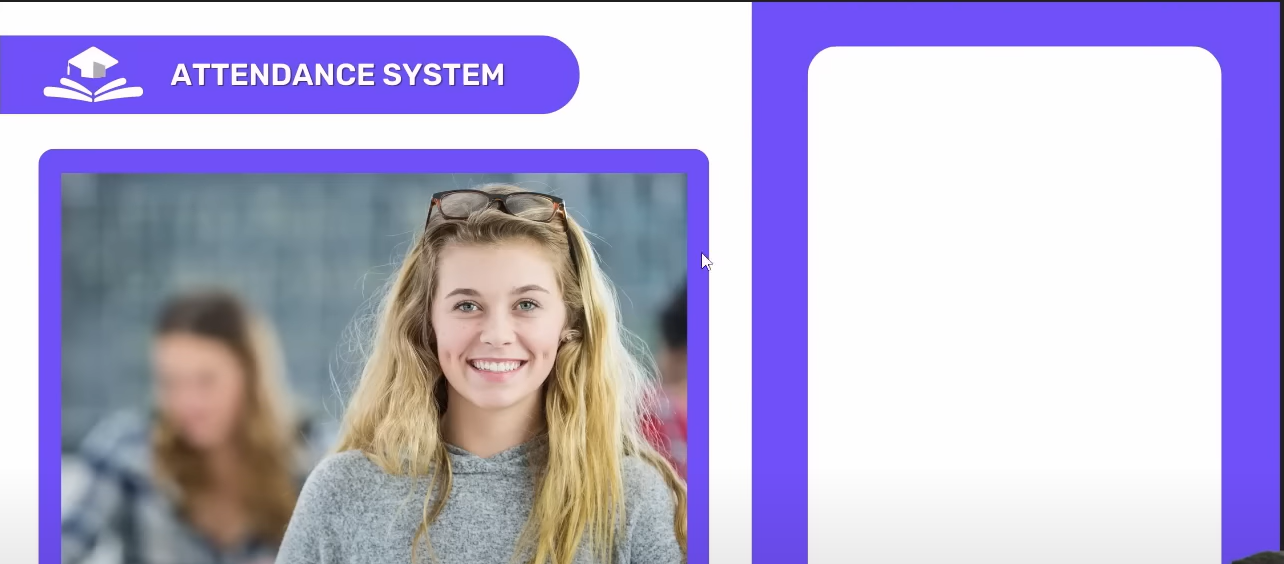
#> input picture backgrond.png, 1284 x 564 px, found by its file name
$ python ml.py
#> lines starting #> are read from the running program, lines starting #| are printed output that depends on the picture; after the words box and inside, x2 and y2 are one past the last pixel; in counts of white or black regions, pixels touching at a corner belong together
import cv2
import pickle
import numpy as np
import os
from sklearn.neighbors import KNeighborsClassifier
import csv
import time
from datetime import datetime
import win32com.client
from win32com.client import Dispatch

video = cv2.VideoCapture(0)
facedetect = cv2.CascadeClassifier(cv2.data.haarcascades + "haarcascade_frontalface_default.xml")

with open('names.pkl', 'rb') as w:
#> (reads names.pkl from the repository)
    LABELS = pickle.load(w)
with open('faces_data.pkl', 'rb') as f:
#> (reads faces_data.pkl from the repository)
    FACES = pickle.load(f)

print('Shape of Faces matrix --> ', FACES.shape)

knn = KNeighborsClassifier(n_neighbors=5)
knn.fit(FACES, LABELS)

# Correct the path to the background image
imgBackground_path = "C:\\Users\\Dell\\OneDrive\\Desktop\\python\\backgrond.png"
imgBackground = cv2.imread(imgBackground_path)
#> imgBackground is the input picture: shape (564, 1284, 3); mean B, G, R 209, 175.7, 183.2

# Check if the background image was loaded successfully
if imgBackground is None:
    print(f"Error: Could not load background image from path: {imgBackground_path}")
    exit()

COL_NAMES = ['NAME', 'TIME']

# Set to keep track of names that have already been recorded
recorded_names = set()

while True:
    ret, frame = video.read()
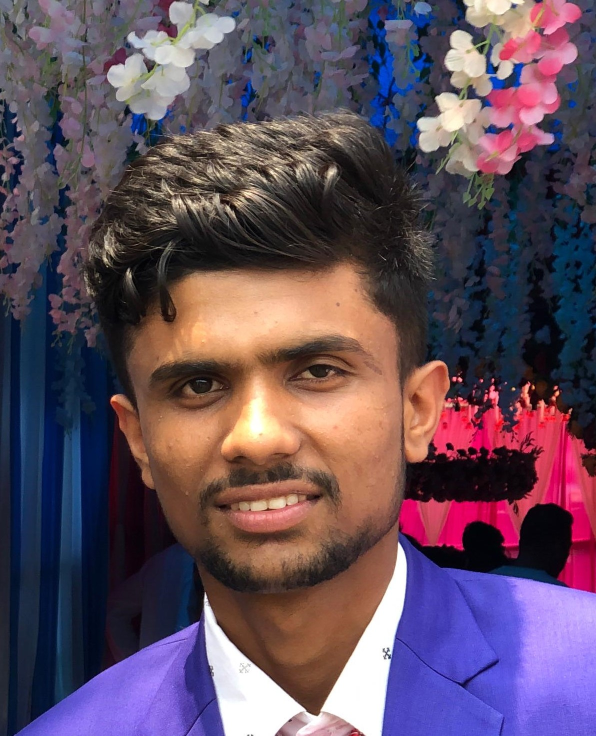
#> input picture imges/123.jpeg, 1192 x 1471 px, given in place of the camera (shown at 1/2 size)
#> frame is the input picture: shape (1471, 1192, 3); mean B, G, R 93.8, 77.5, 97.8
    if not ret:
        print("Error: Could not read frame from video capture.")
        break

    gray = cv2.cvtColor(frame, cv2.COLOR_BGR2GRAY)
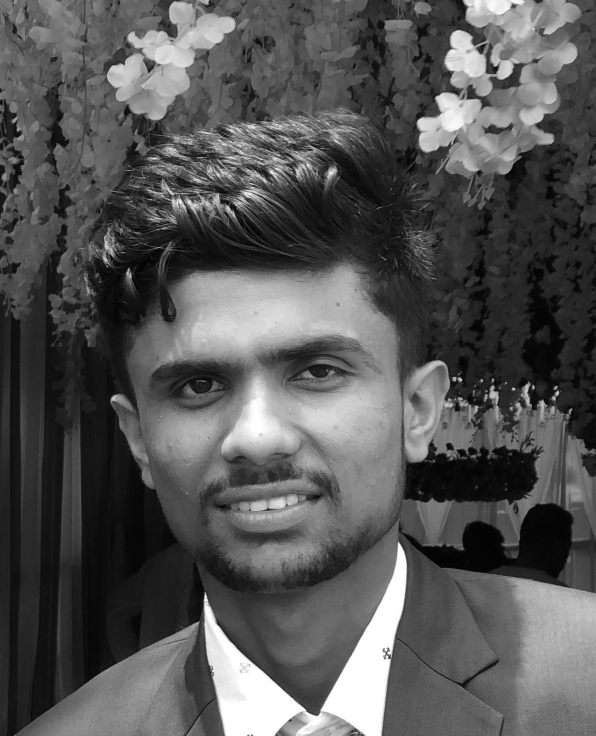
#> gray: shape (1471, 1192) (shown at 1/2 size); min 0, max 255, mean 85.4
    faces = facedetect.detectMultiScale(gray, 1.3, 5)
#> faces = [[195, 520, 634, 634]]
    for (x, y, w, h) in faces:
        crop_img = frame[y:y+h, x:x+w, :]
        resized_img = cv2.resize(crop_img, (50, 50)).flatten().reshape(1, -1)
        output = knn.predict(resized_img)
        name = str(output[0])

        # Draw bounding box around the face
        cv2.rectangle(frame, (x, y), (x+w, y+h), (0, 255, 0), 2)

        # Display name above the bounding box
        cv2.putText(frame, name, (x, y-10), cv2.FONT_HERSHEY_SIMPLEX, 0.9, (0, 255, 0), 2)

        if name not in recorded_names:
            ts = time.time()
            date = datetime.fromtimestamp(ts).strftime("%d-%m-%Y")
            timestamp = datetime.fromtimestamp(ts).strftime("%H:%M-%S")
            exist = os.path.isfile("Attendance/Attendance_" + date + ".csv")

            cv2.rectangle(frame, (x, y), (x+w, y+h), (0, 255, 0), 2)
            cv2.rectangle(frame, (x, y-40), (x+w, y), (0, 255, 0), -1)
            cv2.putText(frame, name, (x, y-15), cv2.FONT_HERSHEY_COMPLEX, 0.6, (0, 0, 0), 1)
            attendance = [name, str(timestamp)]

            # Record the attendance
            if exist:
                with open("Attendance/Attendance_" + date + ".csv", "a", newline='') as csvfile:
                    writer = csv.writer(csvfile)
                    writer.writerow(attendance)
            else:
                with open("Attendance/Attendance_" + date + ".csv", "a", newline='') as csvfile:
                    writer = csv.writer(csvfile)
                    writer.writerow(COL_NAMES)
                    writer.writerow(attendance)

            recorded_names.add(name)
        else:
            # Indicate that attendance is already taken for this person
            cv2.putText(frame, f"{name} - Attendance Already Done", (x, y-60), cv2.FONT_HERSHEY_COMPLEX, 0.6, (0, 0, 255), 1)
#> this loop made 1 pass
#> (x, y, w, h, name, date, exist, attendance) on pass 1: (195, 520, 634, 634, 'shanti', '20-11-2026', False, ['shanti', '11:53-18'])
#> pass 1, `crop_img = frame[y:y+h, x:x+w, :]`:
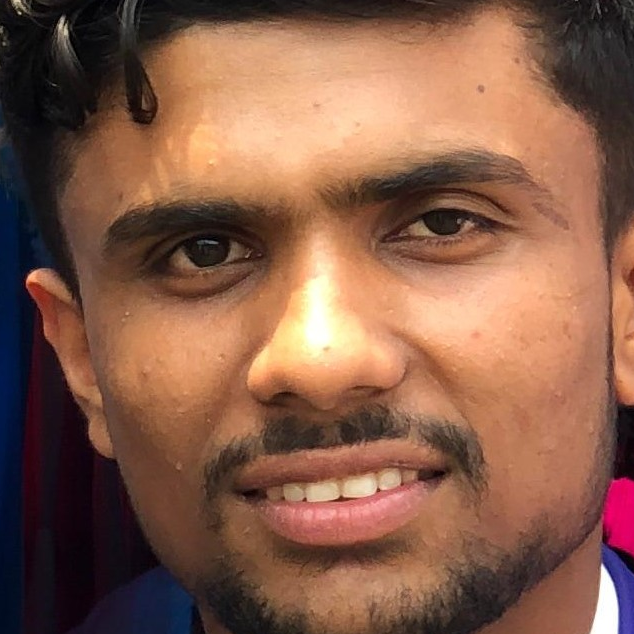
#> crop_img: shape (634, 634, 3); mean B, G, R 73.5, 92.6, 134.3
#> after the loop:
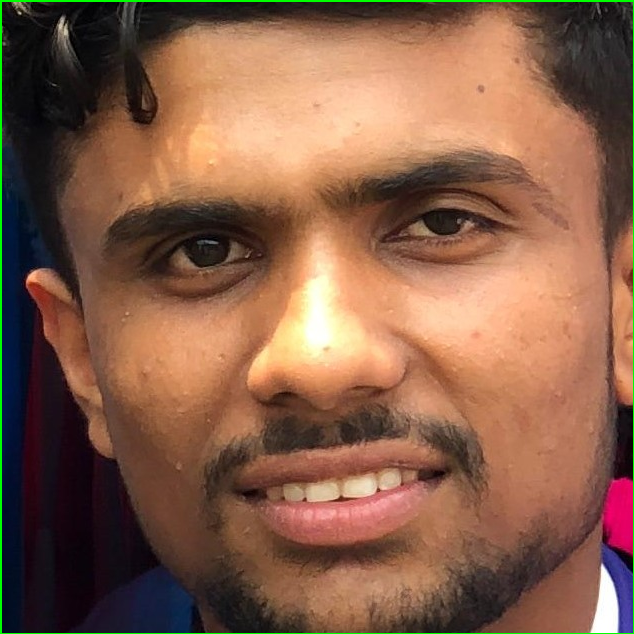
#> crop_img: shape (634, 634, 3); 0.94% of pixels changed, all inside (x1, y1, x2, y2) = (0, 0, 634, 634)
#> after the loop:
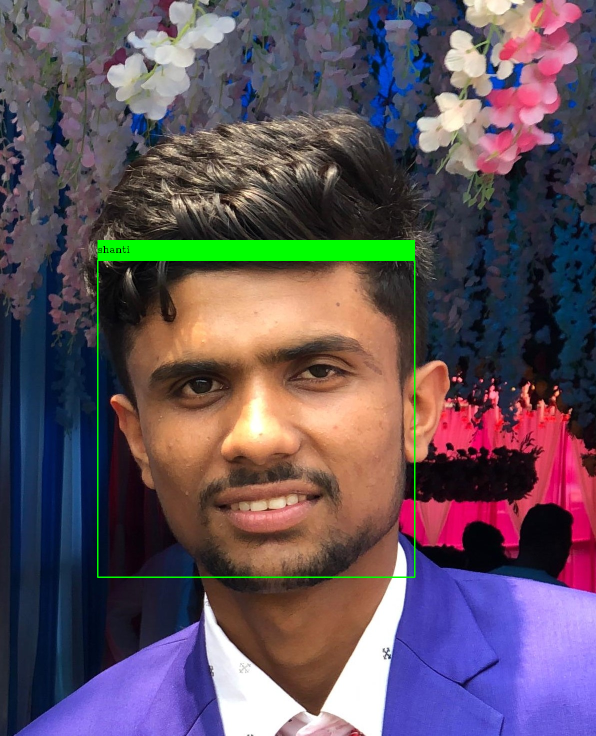
#> frame: shape (1471, 1192, 3) (shown at 1/2 size); 1.85% of pixels changed, all inside (x1, y1, x2, y2) = (194, 480, 831, 1156)
#> after the loop, recorded_names = 1 item

    # Resize frame to fit in the background image
    resized_frame = cv2.resize(frame, (640, 402))
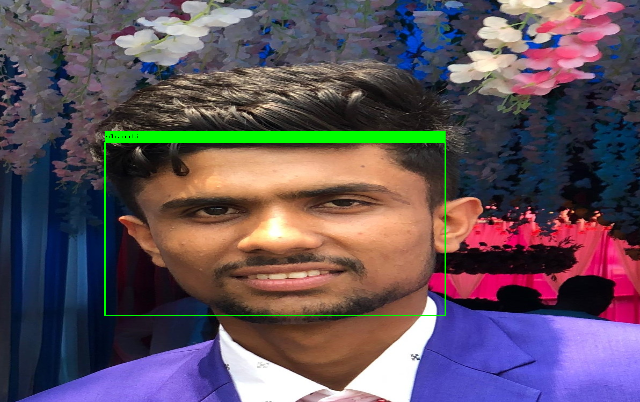
#> resized_frame: shape (402, 640, 3); mean B, G, R 93, 81.6, 96.9
    imgBackground[162:162 + 402, 55:55 + 640] = resized_frame
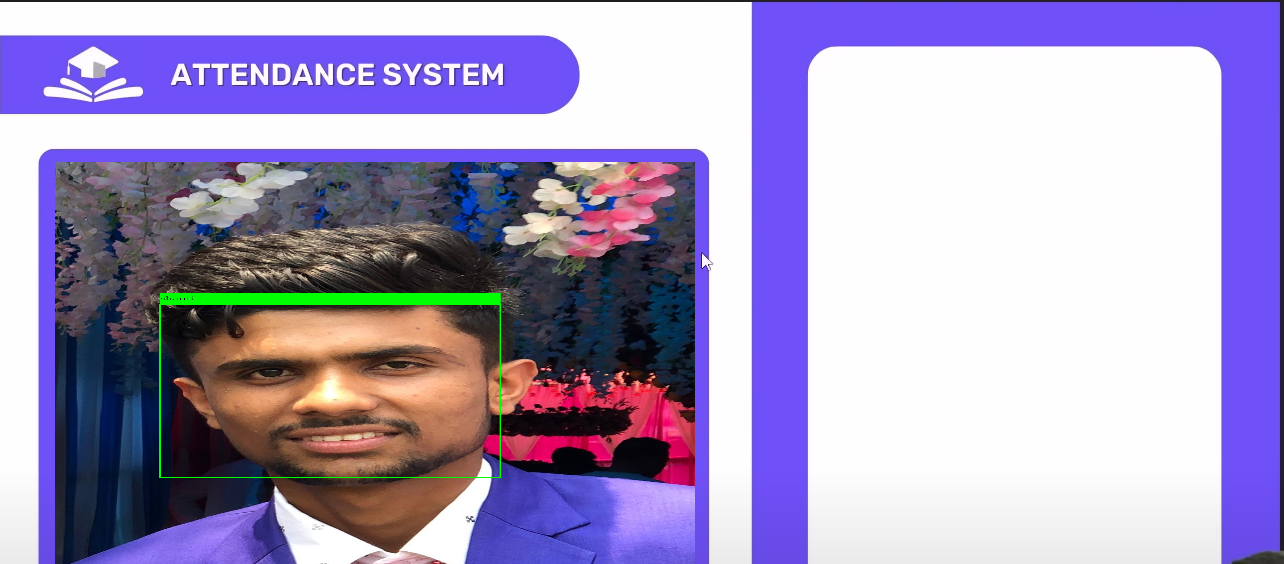
#> imgBackground: shape (564, 1284, 3); mean B, G, R 192.6, 156, 167.6
    cv2.imshow("Frame", imgBackground)

    k = cv2.waitKey(1)
#> (key q is pressed here)
    if k == ord('q'):
        break

video.release()
cv2.destroyAllWindows()
